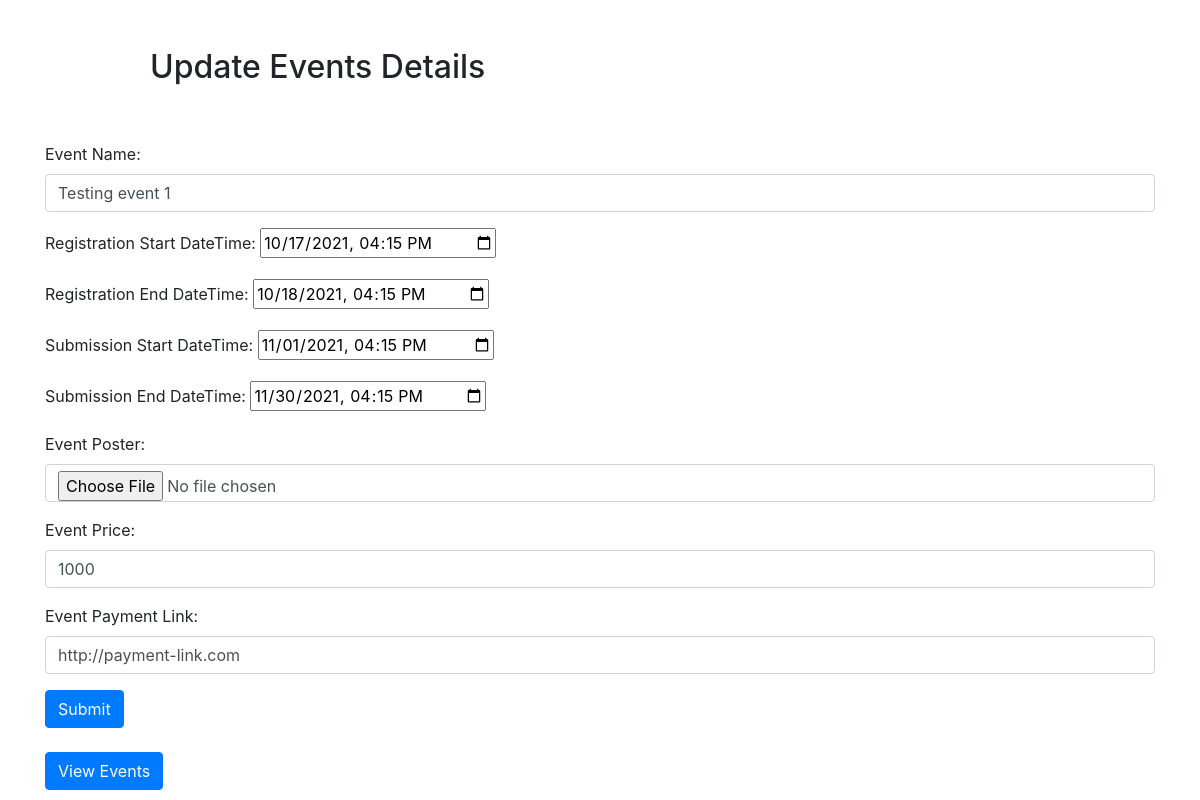
Screenshot of /admin/update.php?update=19 (signed in) with the database file from the repository.
### tables this page shows
CREATE TABLE `events` (
  `e_id` int(11) NOT NULL,
  `e_name` varchar(255) NOT NULL,
  `e_startreg` datetime NOT NULL,
  `e_endreg` datetime NOT NULL,
  `e_startsub` datetime NOT NULL,
  `e_endsub` datetime NOT NULL,
  `e_poster` varchar(255) NOT NULL,
  `e_price` varchar(255) NOT NULL,
  `e_paymentlink` varchar(3000) NOT NULL
);

### admin/update.php (the view, shortened to what this page needs)
<!DOCTYPE html>
<html lang="en">
<head>
    <link rel="stylesheet" href="https://maxcdn.bootstrapcdn.com/bootstrap/4.5.2/css/bootstrap.min.css">
</head>
<body>
    <br><br>
    <h2 style="margin-left: 150px;"> Update Events Details </h2>
    <div class="container">
        <?php
        include("conn.php");
        if(isset($_GET['update'])){
            $edit_id = $_GET['update'];
        }
        $select ="select * from events where e_id='$edit_id'";
        $run=mysqli_query($conn,$select);
        $row_user = mysqli_fetch_array($run);
            $e_name = $row_user["e_name"];
            $e_startreg = $row_user["e_startreg"];
            $e_endreg = $row_user["e_endreg"];
            $e_startsub = $row_user["e_startsub"];
            $e_endsub = $row_user["e_endsub"];
            $e_poster = $row_user["e_poster"];
            $e_price = $row_user["e_price"];
            $e_paymentlink = $row_user["e_paymentlink"];
            ?>
        <br><br>
                <form action="" method="post" enctype="multipart/form-data">
                    <div class="form-group">
                        <label for="event_name">Event Name:</label>
                        <input type="text" value="<?php echo $e_name; ?>" class="form-control" placeholder="Event Name" name="e_name" required>
                    </div>
                    <div class="form-group">
                        <label for="birthdaytime">Registration Start DateTime:</label>
                        <input type="datetime-local" value="<?php echo $e_startreg; ?>" id="birthdaytime" name="e_startreg" required>
                    </div>
                    <div class="form-group">
                        <label for="birthdaytime">Registration End DateTime:</label>
                        <input type="datetime-local" value="<?php echo $e_endreg; ?>" id="birthdaytime" name="e_endreg" required>
                    </div>
                    <div class="form-group">
                        <label for="birthdaytime">Submission Start DateTime:</label>
                        <input type="datetime-local" value="<?php echo $e_startsub; ?>" id="birthdaytime" name="e_startsub" required>
                    </div>
                    <div class="form-group">
                        <label for="birthdaytime">Submission End DateTime:</label>
                        <input type="datetime-local" value="<?php echo $e_endsub; ?>" id="birthdaytime" name="e_endsub" required>
                    </div>
                    <div class="form-group">
                        <label for="email">Event Poster:</label>
                        <input type="file" value="<?php echo $e_poster; ?>" class="form-control" name="e_poster" required>
                    </div>
                    <div class="form-group">
                        <label for="user_details">Event Price:</label>
                        <input type="text" value="<?php echo $e_price; ?>" class="form-control" placeholder="Cost" name="e_price" required>
                    </div>
                    <div class="form-group">
                        <label for="user_details">Event Payment Link:</label>
                        <input type="text" value="<?php echo $e_paymentlink; ?>" class="form-control" placeholder="Cost" name="e_paymentlink" required>
                    </div>
                    <input type="submit" name="insert_btn" class="btn btn-primary" />
                    <br>
                    <br>
                    <button class="btn btn-primary"  onclick="document.location='view_events.php'">View Events</button>
                </form>
    </div>
</body>
</html>

### rows the page displays
events: e_name "Testing event 1", e_startreg "10/17/2021 16:15", e_endreg "10/18/2021 16:15", e_startsub "11/01/2021 16:15", e_endsub "11/30/2021 16:15", e_price "1000", e_paymentlink "http://payment-link.com"
